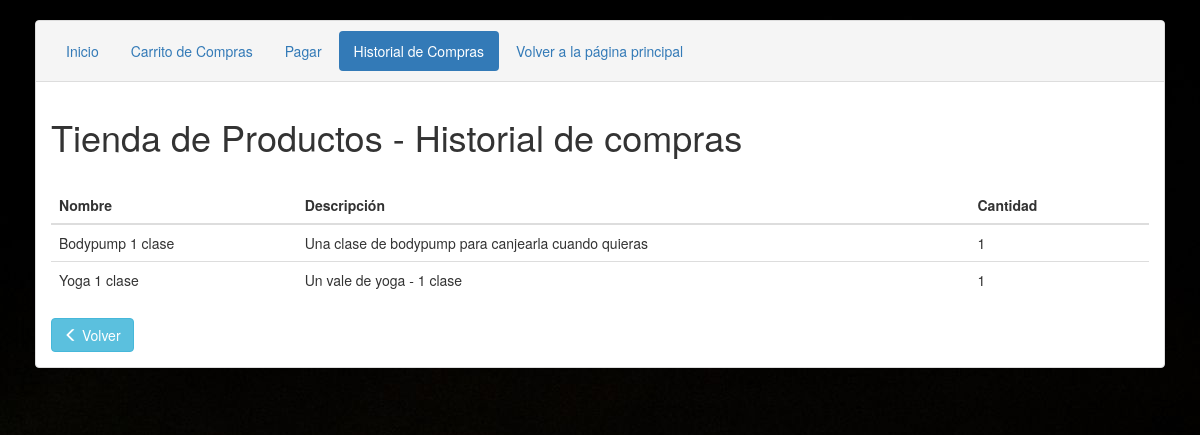
Page /carrito-master/VerUnaOrden.php?id=28 on the committed database.
### tables this page shows
CREATE TABLE IF NOT EXISTS `orden_articulos` (
  `id` int(11) NOT NULL AUTO_INCREMENT,
  `order_id` int(11) NOT NULL,
  `product_id` int(11) NOT NULL,
  `quantity` int(5) NOT NULL,
  PRIMARY KEY (`id`),
  KEY `order_id` (`order_id`)
);

CREATE TABLE IF NOT EXISTS `mis_productos` (
  `id` int(11) NOT NULL AUTO_INCREMENT,
  `name` varchar(200) NOT NULL,
  `description` text NOT NULL,
  `price` float(10,2) NOT NULL,
  `created` datetime NOT NULL,
  `modified` datetime NOT NULL,
  `status` enum('1','0') NOT NULL DEFAULT '1',
  `image` varchar(255) NOT NULL,
  `featured` int(11) NOT NULL COMMENT 'para que salga en productos destacados',
  PRIMARY KEY (`id`)
);

### carrito-master/VerUnaOrden.php (the view, shortened to what this page needs)
<!DOCTYPE html>
<html lang="es">
<head>
    <link rel="stylesheet" href="http://maxcdn.bootstrapcdn.com/bootstrap/3.3.7/css/bootstrap.min.css">
</head>
</head>
<body>
    <div class="container">
        <div class="panel panel-default">
            <div class="panel-heading">
                <ul class="nav nav-pills">
                    <li role="presentation"><a href="index.php">Inicio</a></li>
                    <li role="presentation"><a href="VerCarta.php">Carrito de Compras</a></li>
                    <li role="presentation"><a href="Pagos.php">Pagar</a></li>
                    <li role="presentation" class="active"><a href="historialCompras.php">Historial de Compras</a></li>
                    <li role="presentation"><a href="../index2.php">Volver a la página principal</a></li>
                </ul>
            </div>
            <div class="panel-body">
                <h1>Tienda de Productos - Historial de compras</h1>
                <table class="table">
                    <thead>
                        <tr>
                            <th>Nombre</th>
                            <th>Descripción</th>
                            <th>Cantidad</th>
                            <th>&nbsp;</th>
                        </tr>
                    </thead>
                    <?php
                        include 'Configuracion.php';
                        if(!empty($_REQUEST['id'])){
                            $idpasada=$_REQUEST['id'];
                            $selectquery = "SELECT mis_productos.name AS 'nombre', mis_productos.description AS 'descripcion', orden_articulos.quantity AS quantity FROM orden_articulos JOIN orden ON orden_articulos.order_id = orden.id JOIN mis_productos ON mis_productos.id = orden_articulos.product_id WHERE orden_articulos.order_id=$idpasada;";
                            $result = mysqli_query($db , $selectquery) or die(mysqli_error($db));
                            if (mysqli_num_rows($result) > 0) {
                                    while($row = mysqli_fetch_assoc($result)) {
                                        echo "
                                        <tr>
                                            <td>".$row["nombre"]."</td>
                                            <td>".$row["descripcion"]."</td>
                                            <td>".$row["quantity"]."</td>
                                            <td>&nbsp;</td>
                                        </tr>
                                        ";
                                    }
                                }
                        }
                    ?>
                </table>
                <a href="historialCompras.php" class="btn btn-info"><i class="glyphicon glyphicon-menu-left"></i> Volver</a>
                </div>
            </div>
        </div>
</body>
</html>

### carrito-master/VerUnaOrden.php (style rules this page uses)
.container { padding: 20px; }
body { background-image: url("../images/pesa.jpg"); }

### rows in the picture
orden_articulos: mis_productos.name "Bodypump 1 clase", mis_productos.description "Una clase de bodypump para canjearla cuando quieras", quantity "1"
orden_articulos: mis_productos.name "Yoga 1 clase", mis_productos.description "Un vale de yoga - 1 clase", quantity "1"
